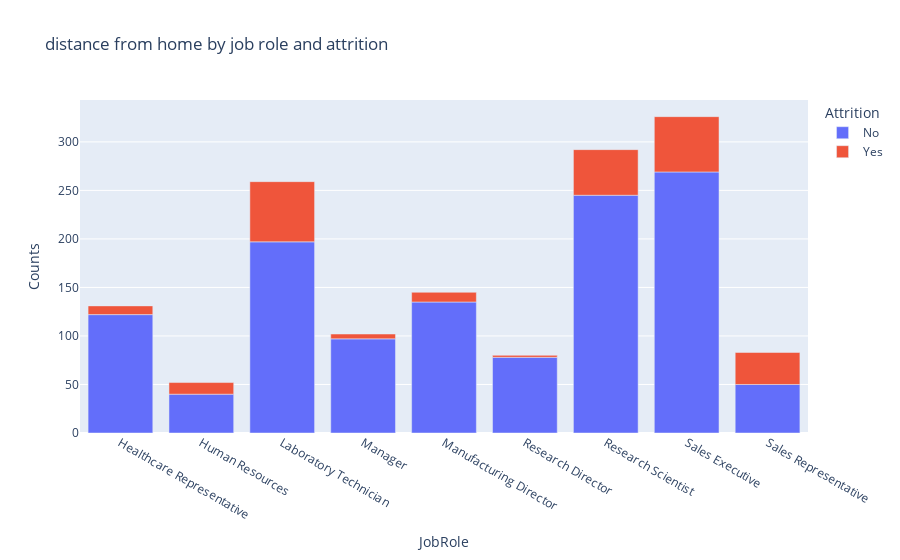

Notebook code cell kept with this figure:
### Code cell
job_attt = df1.groupby(["JobRole", "Attrition"])['DistanceFromHome'].count().reset_index(name='Counts')

fig=px.bar(job_attt,x='JobRole',y='Counts',color='Attrition',title='distance from home by job role and attrition')
fig.show()

### Figure 1 — Plotly figure (JSON) as saved in the notebook; plotly's stock layout.template omitted (floating-point values rounded to 4 significant figures)
{"data": [{"alignmentgroup": "True", "hovertemplate": "Attrition=No<br>JobRole=%{x}<br>Counts=%{y}<extra></extra>", "legendgroup": "No", "marker": {"color": "#636efa", "pattern": {"shape": ""}}, "name": "No", "offsetgroup": "No", "orientation": "v", "showlegend": true, "textposition": "auto", "type": "bar", "x": ["Healthcare Representative", "Human Resources", "Laboratory Technician", "Manager", "Manufacturing Director", "Research Director", "Research Scientist", "Sales Executive", "Sales Representative"], "xaxis": "x", "y": [122, 40, 197, 97, 135, 78, 245, 269, 50], "yaxis": "y"}, {"alignmentgroup": "True", "hovertemplate": "Attrition=Yes<br>JobRole=%{x}<br>Counts=%{y}<extra></extra>", "legendgroup": "Yes", "marker": {"color": "#EF553B", "pattern": {"shape": ""}}, "name": "Yes", "offsetgroup": "Yes", "orientation": "v", "showlegend": true, "textposition": "auto", "type": "bar", "x": ["Healthcare Representative", "Human Resources", "Laboratory Technician", "Manager", "Manufacturing Director", "Research Director", "Research Scientist", "Sales Executive", "Sales Representative"], "xaxis": "x", "y": [9, 12, 62, 5, 10, 2, 47, 57, 33], "yaxis": "y"}], "layout": {"barmode": "relative", "legend": {"title": {"text": "Attrition"}, "tracegroupgap": 0}, "title": {"text": "distance from home by job role and attrition"}, "xaxis": {"anchor": "y", "domain": [0, 1], "title": {"text": "JobRole"}}, "yaxis": {"anchor": "x", "domain": [0, 1], "title": {"text": "Counts"}}}}
